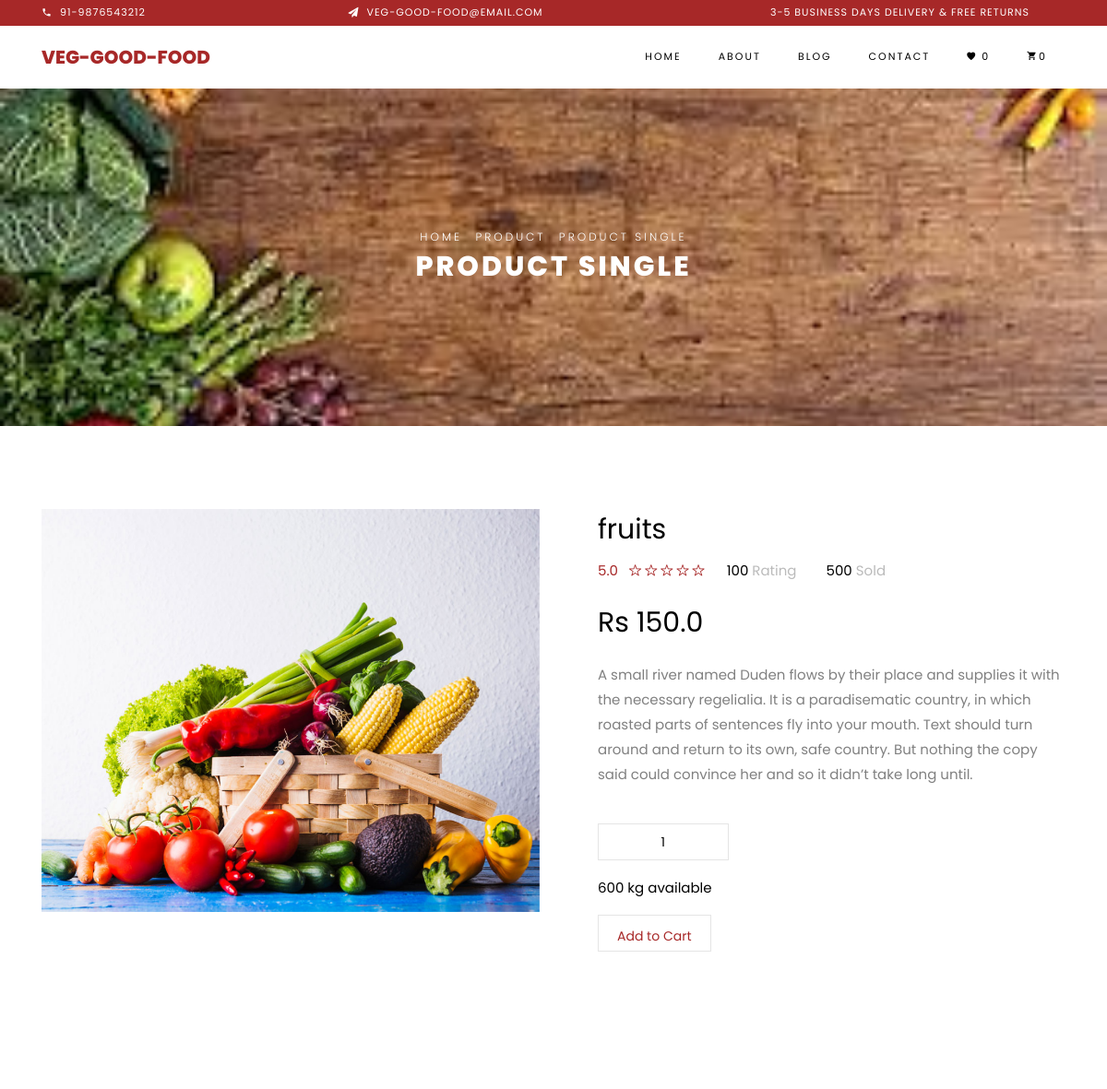
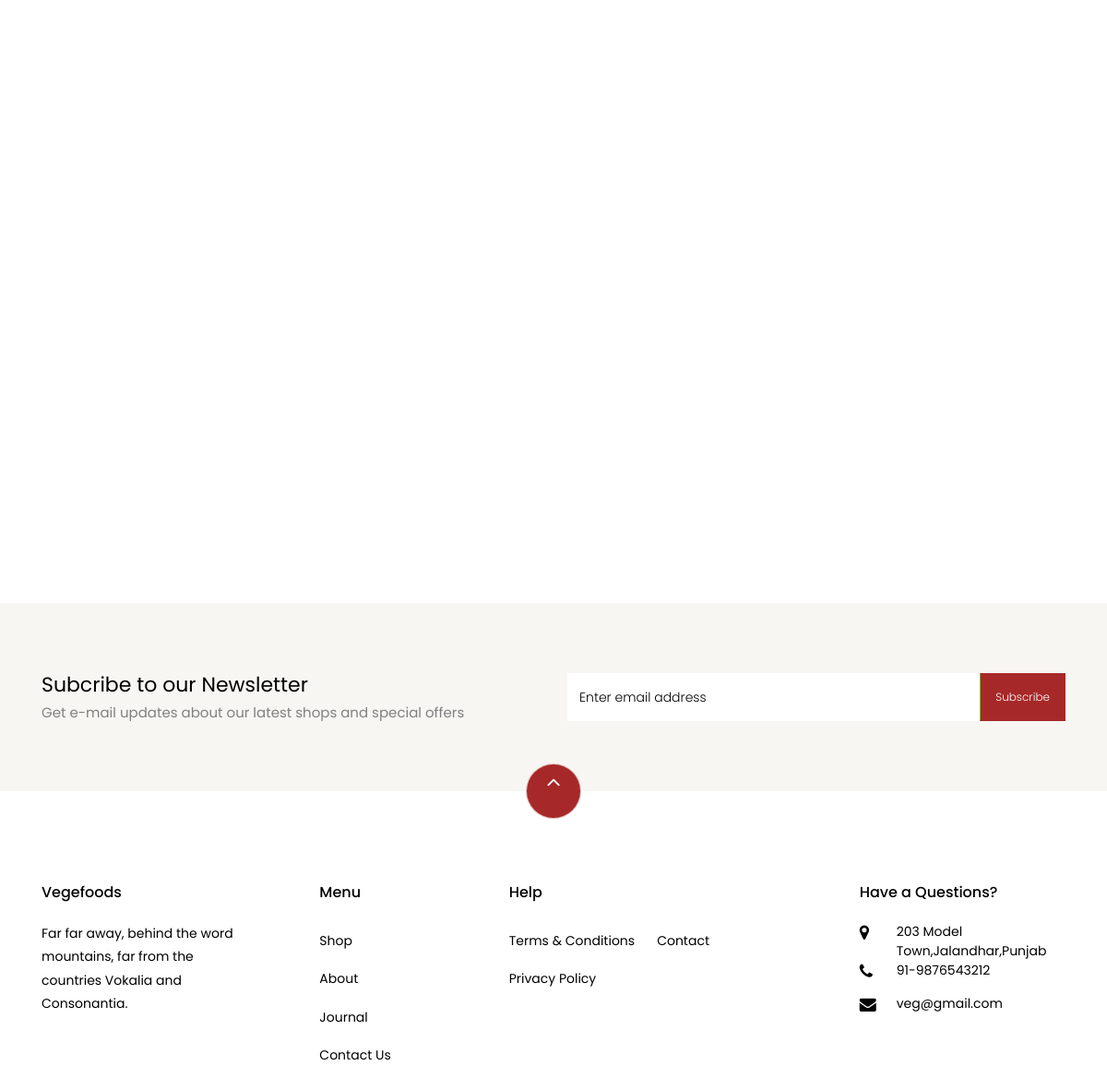
/product/1/, run on the app's committed database (2 pictures, top to bottom).
### linkedln/models.py (models this page shows)
class fruits(models.Model):
    name=models.CharField(max_length=20)
    image=models.ImageField(upload_to='')
    price=models.FloatField()

### linkedln/views.py (the view, shortened to what this page needs)
# urls.py: path('product/<int:id>/', product, name='product_detail'),
def product(request,id):
    dd = fruits.objects.get(id=id)
    if request.user.is_authenticated:
        itm = CartItem.objects.filter(user=request.user).count()
        itmm = Wishlist.objects.filter(user=request.user).count()
    else:
        itm = 0
        itmm = 0
    return render(request,'product-single.html',{'dd':dd,'itm':itm,'itmm':itmm})

### linkedln/templates/product-single.html (shortened to what this page needs)
{% load static %}
<!DOCTYPE html>
<html lang="en">
  <head>
    <link rel="stylesheet" href="{% static 'css/open-iconic-bootstrap.min.css' %}">
    <link rel="stylesheet" href="{% static 'css/animate.css' %}">
    <link rel="stylesheet" href="{% static 'css/owl.carousel.min.css' %}">
    <link rel="stylesheet" href="{% static 'css/owl.theme.default.min.css' %}">
    <link rel="stylesheet" href="{% static 'css/magnific-popup.css' %}">
    <link rel="stylesheet" href="{% static 'css/aos.css' %}">
    <link rel="stylesheet" href="{% static 'css/ionicons.min.css' %}">
    <link rel="stylesheet" href="{% static 'css/bootstrap-datepicker.css' %}">
    <link rel="stylesheet" href="{% static 'css/jquery.timepicker.css' %}">
    <link rel="stylesheet" href="{% static 'css/flaticon.css' %}">
    <link rel="stylesheet" href="{% static 'css/icomoon.css' %}">
    <link rel="stylesheet" href="{% static 'css/style.css' %}">
  </head>
  <body class="goto-here">
		<div class="py-1 bg-primary">
    	<div class="container">
    		<div class="row no-gutters d-flex align-items-start align-items-center px-md-0">
	    	<div class="col-lg-12 d-block">
		    		<div class="row d-flex">
		    			<div class="col-md pr-4 d-flex topper align-items-center">
					    	<div class="icon mr-2 d-flex justify-content-center align-items-center"><span class="icon-phone2"></span></div>
						    <span class="text">91-9876543212</span>
					    </div>
					    <div class="col-md pr-4 d-flex topper align-items-center">
					    	<div class="icon mr-2 d-flex justify-content-center align-items-center"><span class="icon-paper-plane"></span></div>
						    <span class="text">veg-Good-food@email.com</span>
					    </div>
					    <div class="col-md-5 pr-4 d-flex topper align-items-center text-lg-right">
						    <span class="text">3-5 Business days delivery &amp; Free Returns</span>
					    </div>
				    </div>
			    </div>
		    </div>
		  </div>
    </div>
    <nav class="navbar navbar-expand-lg navbar-dark ftco_navbar bg-dark ftco-navbar-light" id="ftco-navbar">
	    <div class="container">
		<a class="navbar-brand" href="{% url 'index' %}">Veg-Good-food</a>
	      <div class="collapse navbar-collapse" id="ftco-nav">
	        <ul class="navbar-nav ml-auto">
			  <li class="nav-item"><a href="{% url 'index' %}" class="nav-link">Home</a></li>
			  <li class="nav-item"><a href="{% url 'about' %}" class="nav-link">About</a></li>
			  <li class="nav-item"><a href="{% url 'blog' %}" class="nav-link">Blog</a></li>
			  <li class="nav-item"><a href="{% url 'contact' %}" class="nav-link">Contact</a></li>
			    <li class="nav-item cta cta-colored"><a href="{% url 'wishlist_view' %}" class="nav-link"><span><i class="ion-ios-heart"></i></span> {{itmm}}</a></li>
			  <li class="nav-item cta cta-colored"><a href="{% url 'cart' %}" class="nav-link"><span class="icon-shopping_cart"></span>{{itm}}</a></li>
	        </ul>
	      </div>
	    </div>
	  </nav>
	<div class="hero-wrap hero-bread" style="background-image: url('{% static 'images/down.jpg' %}');">
      <div class="container">
        <div class="row no-gutters slider-text align-items-center justify-content-center">
          <div class="col-md-9 ftco-animate text-center">
           	<p class="breadcrumbs"><span class="mr-2"><a href="{% url 'index' %}">Home</a></span> <span class="mr-2"><a href="{% url 'shop' %}">Product</a></span> <span>Product Single</span></p>
            <h1 class="mb-0 bread">Product Single</h1>
          </div>
        </div>
      </div>
    </div>
    <section class="ftco-section">
    	<div class="container">
    		<div class="row">
	    		<div class="col-lg-6 mb-5 ftco-animate">
	    			{% if dd.image %}
	    			<a href="{{ dd.image.url }}" class="image-popup"><img src="{{ dd.image.url }}" class="img-fluid" alt="{{ dd.name }}"></a>
	    			{% else %}
	    			<a href="#" class="image-popup"><img src="{% static 'images/product-1.jpg' %}" class="img-fluid" alt="{{ dd.name }}"></a>
	    			{% endif %}
    			</div>
    			<div class="col-lg-6 product-details pl-md-5 ftco-animate">
    				<h3>{{dd.name}}</h3>
    				<div class="rating d-flex">
							<p class="text-left mr-4">
								<a href="#" class="mr-2">5.0</a>
								<a href="#"><span class="ion-ios-star-outline"></span></a>
								<a href="#"><span class="ion-ios-star-outline"></span></a>
								<a href="#"><span class="ion-ios-star-outline"></span></a>
								<a href="#"><span class="ion-ios-star-outline"></span></a>
								<a href="#"><span class="ion-ios-star-outline"></span></a>
							</p>
							<p class="text-left mr-4">
								<a href="#" class="mr-2" style="color: #000;">100 <span style="color: #bbb;">Rating</span></a>
							</p>
							<p class="text-left">
								<a href="#" class="mr-2" style="color: #000;">500 <span style="color: #bbb;">Sold</span></a>
							</p>
						</div>
    				<p class="price"><span>Rs {{dd.price}}</span></p>
    				<p>A small river named Duden flows by their place and supplies it with the necessary regelialia. It is a paradisematic country, in which roasted parts of sentences fly into your mouth. Text should turn around and return to its own, safe country. But nothing the copy said could convince her and so it didn’t take long until.
						</p>
						<div class="row mt-4">
							<div class="col-md-6">
							</div>
							<form action="" method="post">
							<div class="input-group col-md-6 d-flex mb-3">
	             	<input type="text" id="quantity" name="quantity" class="form-control input-number" value="1" min="1" max="100">
	          	</div>
	          	<div class="col-md-12">
	          		<p style="color: #000;">600 kg available</p>
	          	</div>
          	</div>
		 	<button type="submit" class="btn-cart">Add to Cart</button>
    			</div>
    		</div>
    	</div>
    </section>
    <section class="ftco-section">
    	<div class="container">
				<div class="row justify-content-center mb-3 pb-3">
        </div>
    	</div>
    	<div class="container">
    		<div class="row">
    		</div>
    	</div>
    </section>
		<section class="ftco-section ftco-no-pt ftco-no-pb py-5 bg-light">
      <div class="container py-4">
        <div class="row d-flex justify-content-center py-5">
          <div class="col-md-6">
          	<h2 style="font-size: 22px;" class="mb-0">Subcribe to our Newsletter</h2>
          	<span>Get e-mail updates about our latest shops and special offers</span>
          </div>
          <div class="col-md-6 d-flex align-items-center">
            <form action="#" class="subscribe-form">
              <div class="form-group d-flex">
                <input type="text" class="form-control" placeholder="Enter email address">
                <input type="submit" value="Subscribe" class="submit px-3">
              </div>
            </form>
          </div>
        </div>
      </div>
    </section>
    <footer class="ftco-footer ftco-section">
      <div class="container">
      	<div class="row">
      		<div class="mouse">
						<a href="#" class="mouse-icon">
							<div class="mouse-wheel"><span class="ion-ios-arrow-up"></span></div>
						</a>
					</div>
      	</div>
        <div class="row mb-5">
          <div class="col-md">
            <div class="ftco-footer-widget mb-4">
              <h2 class="ftco-heading-2">Vegefoods</h2>
              <p>Far far away, behind the word mountains, far from the countries Vokalia and Consonantia.</p>
              <ul class="ftco-footer-social list-unstyled float-md-left float-lft mt-5">
              </ul>
            </div>
          </div>
          <div class="col-md">
            <div class="ftco-footer-widget mb-4 ml-md-5">
              <h2 class="ftco-heading-2">Menu</h2>
              <ul class="list-unstyled">
                <li><a href="#" class="py-2 d-block">Shop</a></li>
                <li><a href="#" class="py-2 d-block">About</a></li>
                <li><a href="#" class="py-2 d-block">Journal</a></li>
                <li><a href="#" class="py-2 d-block">Contact Us</a></li>
              </ul>
            </div>
          </div>
          <div class="col-md-4">
             <div class="ftco-footer-widget mb-4">
              <h2 class="ftco-heading-2">Help</h2>
              <div class="d-flex">
	              <ul class="list-unstyled mr-l-5 pr-l-3 mr-4">
	                <li><a href="#" class="py-2 d-block">Terms &amp; Conditions</a></li>
	                <li><a href="#" class="py-2 d-block">Privacy Policy</a></li>
	              </ul>
	              <ul class="list-unstyled">
	                <li><a href="#" class="py-2 d-block">Contact</a></li>
	              </ul>
	            </div>
            </div>
          </div>
          <div class="col-md">
            <div class="ftco-footer-widget mb-4">
            	<h2 class="ftco-heading-2">Have a Questions?</h2>
            	<div class="block-23 mb-3">
	               <ul>
	                <li><span class="icon icon-map-marker"></span><span class="text">203 Model Town,Jalandhar,Punjab</span></li>
	                <li><a href="#"><span class="icon icon-phone"></span><span class="text">91-9876543212</span></a></li>
	                <li><a href="#"><span class="icon icon-envelope"></span><span class="text">veg@gmail.com</span></a></li>
	              </ul>
	            </div>
            </div>
          </div>
        </div>
      </div>
    </footer>
  </body>
</html>

### linkedln/static/css/icomoon.css (style rules this page uses)
[class^="icon-"], [class*=" icon-"] { font-family: 'icomoon' !important; speak: none; font-style: normal; font-weight: normal; font-variant: normal; text-transform: none; line-height: 1; -webkit-font-smoothing: antialiased; -moz-osx-font-smoothing: grayscale; }
.icon-map-marker:before { content: "\f041"; }
.icon-phone:before { content: "\f095"; }
.icon-envelope:before { content: "\f0e0"; }
.icon-paper-plane:before { content: "\f1d8"; }
.icon-phone2:before { content: "\e0cd"; }
.icon-shopping_cart:before { content: "\e8cc"; }

### linkedln/templates/product-single.html (style rules this page uses)
.btn-cart { display: inline-block; padding: 10px 20px; background: #4CAF50; color: white; text-decoration: none; border-radius: 5px; border: none; cursor: pointer; font-size: 16px; }

### data on the page
fruits: image (picture), name "fruits", price "150.0"

### other printed values
{{ itmm }} "0"
{{ itm }} "0"
